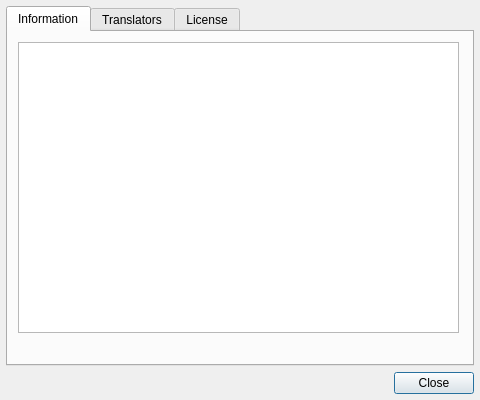
<?xml version="1.0" encoding="UTF-8"?>
<ui version="4.0">
 <class>Qtilities::DialogAbout</class>
 <widget class="QDialog" name="Qtilities::DialogAbout">
  <property name="geometry">
   <rect>
    <x>0</x>
    <y>0</y>
    <width>480</width>
    <height>400</height>
   </rect>
  </property>
  <layout class="QVBoxLayout" name="layout">
   <property name="sizeConstraint">
    <enum>QLayout::SetNoConstraint</enum>
   </property>
   <property name="leftMargin">
    <number>6</number>
   </property>
   <property name="topMargin">
    <number>6</number>
   </property>
   <property name="rightMargin">
    <number>6</number>
   </property>
   <property name="bottomMargin">
    <number>6</number>
   </property>
   <item>
    <widget class="QTabWidget" name="tbwAbout">
     <property name="sizePolicy">
      <sizepolicy hsizetype="Expanding" vsizetype="Expanding">
       <horstretch>0</horstretch>
       <verstretch>0</verstretch>
      </sizepolicy>
     </property>
     <property name="currentIndex">
      <number>0</number>
     </property>
     <widget class="QWidget" name="tabInfo">
      <attribute name="title">
       <string>Information</string>
      </attribute>
      <widget class="QWidget" name="tabInfoLayoutWidget">
       <property name="geometry">
        <rect>
         <x>10</x>
         <y>10</y>
         <width>441</width>
         <height>291</height>
        </rect>
       </property>
       <layout class="QVBoxLayout" name="layTabInfo">
        <item>
         <widget class="QTextBrowser" name="txtInfo">
          <property name="documentTitle">
           <string notr="true"/>
          </property>
          <property name="markdown">
           <string notr="true"/>
          </property>
          <property name="html">
           <string notr="true">&lt;!DOCTYPE HTML PUBLIC &quot;-//W3C//DTD HTML 4.0//EN&quot; &quot;http://www.w3.org/TR/REC-html40/strict.dtd&quot;&gt;
&lt;html&gt;&lt;head&gt;&lt;meta name=&quot;qrichtext&quot; content=&quot;1&quot; /&gt;&lt;meta charset=&quot;utf-8&quot; /&gt;&lt;style type=&quot;text/css&quot;&gt;
p, li { white-space: pre-wrap; }
hr { height: 1px; border-width: 0; }
li.unchecked::marker { content: &quot;\2610&quot;; }
li.checked::marker { content: &quot;\2612&quot;; }
&lt;/style&gt;&lt;/head&gt;&lt;body style=&quot; font-family:'DejaVu Sans'; font-size:14pt; font-weight:400; font-style:normal;&quot;&gt;
&lt;p style=&quot;-qt-paragraph-type:empty; margin-top:0px; margin-bottom:0px; margin-left:0px; margin-right:0px; -qt-block-indent:0; text-indent:0px;&quot;&gt;&lt;br /&gt;&lt;/p&gt;&lt;/body&gt;&lt;/html&gt;</string>
          </property>
          <property name="acceptRichText">
           <bool>false</bool>
          </property>
          <property name="source">
           <url>
            <string>qrc:/about.html</string>
           </url>
          </property>
          <property name="searchPaths">
           <stringlist notr="true"/>
          </property>
          <property name="openExternalLinks">
           <bool>true</bool>
          </property>
          <property name="openLinks">
           <bool>true</bool>
          </property>
         </widget>
        </item>
       </layout>
      </widget>
     </widget>
     <widget class="QWidget" name="tabTranslators">
      <attribute name="title">
       <string>Translators</string>
      </attribute>
      <widget class="QWidget" name="tabAuthorsLayoutWidget">
       <property name="geometry">
        <rect>
         <x>10</x>
         <y>10</y>
         <width>441</width>
         <height>291</height>
        </rect>
       </property>
       <layout class="QVBoxLayout" name="layTabTranslators">
        <item>
         <widget class="QTextBrowser" name="txtTranslators">
          <property name="documentTitle">
           <string notr="true"/>
          </property>
          <property name="markdown">
           <string notr="true"/>
          </property>
          <property name="html">
           <string notr="true">&lt;!DOCTYPE HTML PUBLIC &quot;-//W3C//DTD HTML 4.0//EN&quot; &quot;http://www.w3.org/TR/REC-html40/strict.dtd&quot;&gt;
&lt;html&gt;&lt;head&gt;&lt;meta name=&quot;qrichtext&quot; content=&quot;1&quot; /&gt;&lt;meta charset=&quot;utf-8&quot; /&gt;&lt;style type=&quot;text/css&quot;&gt;
p, li { white-space: pre-wrap; }
hr { height: 1px; border-width: 0; }
li.unchecked::marker { content: &quot;\2610&quot;; }
li.checked::marker { content: &quot;\2612&quot;; }
&lt;/style&gt;&lt;/head&gt;&lt;body style=&quot; font-family:'DejaVu Sans'; font-size:14pt; font-weight:400; font-style:normal;&quot;&gt;
&lt;p style=&quot;-qt-paragraph-type:empty; margin-top:0px; margin-bottom:0px; margin-left:0px; margin-right:0px; -qt-block-indent:0; text-indent:0px;&quot;&gt;&lt;br /&gt;&lt;/p&gt;&lt;/body&gt;&lt;/html&gt;</string>
          </property>
          <property name="acceptRichText">
           <bool>false</bool>
          </property>
          <property name="placeholderText">
           <string notr="true"/>
          </property>
          <property name="source">
           <url>
            <string>qrc:/thanks.html</string>
           </url>
          </property>
          <property name="searchPaths">
           <stringlist notr="true"/>
          </property>
          <property name="openExternalLinks">
           <bool>true</bool>
          </property>
          <property name="openLinks">
           <bool>true</bool>
          </property>
         </widget>
        </item>
       </layout>
      </widget>
     </widget>
     <widget class="QWidget" name="tabLicense">
      <attribute name="title">
       <string>License</string>
      </attribute>
      <widget class="QWidget" name="tabLicenseLayoutWidget">
       <property name="geometry">
        <rect>
         <x>10</x>
         <y>10</y>
         <width>441</width>
         <height>291</height>
        </rect>
       </property>
       <layout class="QVBoxLayout" name="layTabLicense">
        <item>
         <widget class="QTextBrowser" name="txtLicense">
          <property name="documentTitle">
           <string notr="true"/>
          </property>
          <property name="markdown">
           <string notr="true"/>
          </property>
          <property name="html">
           <string notr="true">&lt;!DOCTYPE HTML PUBLIC &quot;-//W3C//DTD HTML 4.0//EN&quot; &quot;http://www.w3.org/TR/REC-html40/strict.dtd&quot;&gt;
&lt;html&gt;&lt;head&gt;&lt;meta name=&quot;qrichtext&quot; content=&quot;1&quot; /&gt;&lt;meta charset=&quot;utf-8&quot; /&gt;&lt;style type=&quot;text/css&quot;&gt;
p, li { white-space: pre-wrap; }
hr { height: 1px; border-width: 0; }
li.unchecked::marker { content: &quot;\2610&quot;; }
li.checked::marker { content: &quot;\2612&quot;; }
&lt;/style&gt;&lt;/head&gt;&lt;body style=&quot; font-family:'DejaVu Sans'; font-size:14pt; font-weight:400; font-style:normal;&quot;&gt;
&lt;p style=&quot;-qt-paragraph-type:empty; margin-top:0px; margin-bottom:0px; margin-left:0px; margin-right:0px; -qt-block-indent:0; text-indent:0px;&quot;&gt;&lt;br /&gt;&lt;/p&gt;&lt;/body&gt;&lt;/html&gt;</string>
          </property>
          <property name="acceptRichText">
           <bool>false</bool>
          </property>
          <property name="placeholderText">
           <string notr="true"/>
          </property>
          <property name="source">
           <url>
            <string>qrc:/license.html</string>
           </url>
          </property>
          <property name="searchPaths">
           <stringlist notr="true"/>
          </property>
          <property name="openExternalLinks">
           <bool>true</bool>
          </property>
          <property name="openLinks">
           <bool>true</bool>
          </property>
         </widget>
        </item>
       </layout>
      </widget>
     </widget>
    </widget>
   </item>
   <item>
    <widget class="QDialogButtonBox" name="buttonBox">
     <property name="sizePolicy">
      <sizepolicy hsizetype="Expanding" vsizetype="Preferred">
       <horstretch>0</horstretch>
       <verstretch>0</verstretch>
      </sizepolicy>
     </property>
     <property name="orientation">
      <enum>Qt::Horizontal</enum>
     </property>
     <property name="standardButtons">
      <set>QDialogButtonBox::Close</set>
     </property>
    </widget>
   </item>
  </layout>
 </widget>
 <tabstops>
  <tabstop>tbwAbout</tabstop>
  <tabstop>txtInfo</tabstop>
  <tabstop>txtTranslators</tabstop>
  <tabstop>txtLicense</tabstop>
 </tabstops>
 <resources/>
 <connections/>
</ui>
